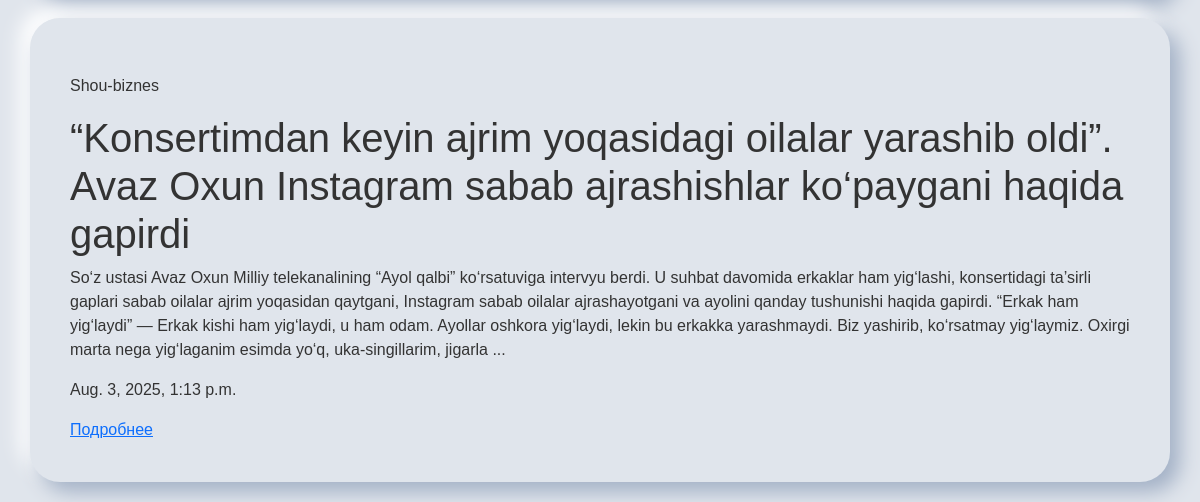
The app's page / (lower part), older data.
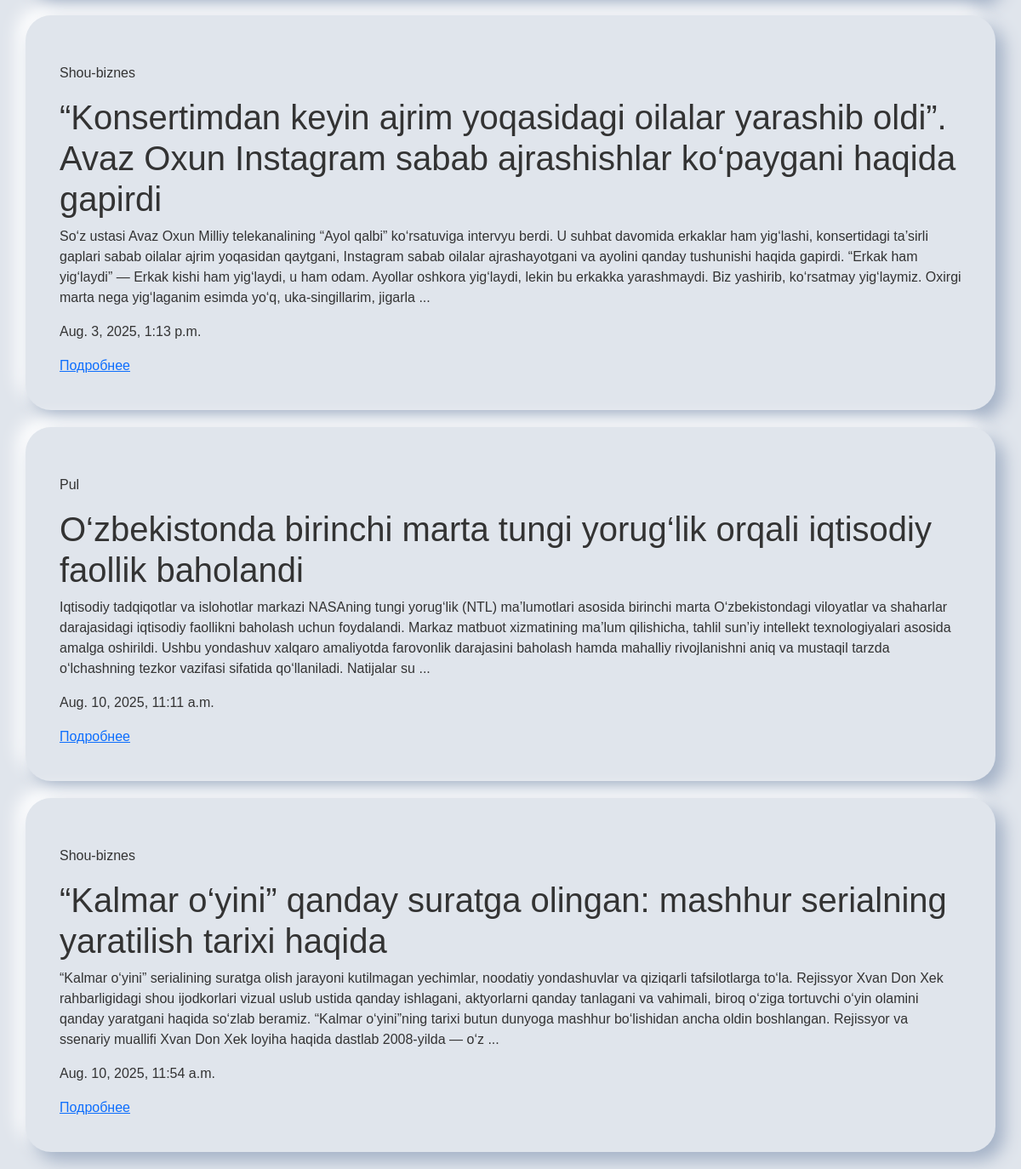
The same page, newer data.
### index/models.py (models this page shows)
class News(models.Model):
    title = models.CharField(max_length=128)
    main_content = models.TextField()
    news_category = models.ForeignKey(NewsCategory, on_delete=models.CASCADE)
    added_date = models.DateTimeField(auto_now_add=True)
    def __str__(self):
        return self.title
    class Meta:
        verbose_name_plural = 'News'

class NewsCategory(models.Model):
    category_name = models.CharField(max_length=32)
    added_date = models.DateTimeField(auto_now_add=True)
    def __str__(self):
        return self.category_name
    class Meta:
        verbose_name_plural = 'News Categories'

### index/views.py (the view)
# urls.py: path('', views.home_page),
def home_page(request):
    news_category = NewsCategory.objects.all()
    news = News.objects.all()
    context = {
        'news_category': news_category,
        'news': news
    }
    return render(request, 'home.html', context)

### index/templates/home.html (shortened to what this page needs)
{% load static %}
<!DOCTYPE html>
<html lang="ru">
<head>
    <link href="https://cdn.jsdelivr.net/npm/bootstrap@5.3.7/dist/css/bootstrap.min.css" rel="stylesheet">
    <link rel="stylesheet" href="{% static 'CSS/style.css' %}">
</head>
<body>
{% for n in news %}
<div class="container">
    <p>{{ n.news_category }}</p>
    <h1>{{ n }}</h1>
    <p>{{ n.main_content|slice:":512" }} ...</p>
    <p>{{ n.added_date }}</p>
    <a href="{% url 'news_detail' n.pk %}">Подробнее</a>
</div>
{% endfor %}
</body>
</html>

Row changes from the older to the newer data that the page shows:
added News: news_category "Pul", title "O‘zbekistonda birinchi marta tungi yorug‘lik orqali iqtisodiy faollik baholandi", main_content "Iqtisodiy tadqiqotlar va islohotlar markazi NASAning tungi yorug‘lik (NTL) ma’lumotlari asosida birinchi marta O‘zbekistondagi viloyatlar va shaharlar darajasidagi iqtisodiy faollikni baholash uchun foydalandi. Markaz matbuot xizmatining ma’lum qilishicha, tahlil sun’iy intellekt texnologiyalari asosida amalga oshirildi. Ushbu yondashuv xalqaro amaliyotda farovonlik darajasini baholash hamda mahalliy rivojlanishni aniq va mustaqil tarzda o‘lchashning tezkor vazifasi sifatida qo‘llaniladi. Natijalar su", added_date "Aug. 10, 2025, 11:11 a.m."
added News: news_category "Shou-biznes", title "“Kalmar o‘yini” qanday suratga olingan: mashhur serialning yaratilish tarixi haqida", main_content "“Kalmar o‘yini” serialining suratga olish jarayoni kutilmagan yechimlar, noodatiy yondashuvlar va qiziqarli tafsilotlarga to‘la. Rejissyor Xvan Don Xek rahbarligidagi shou ijodkorlari vizual uslub ustida qanday ishlagani, aktyorlarni qanday tanlagani va vahimali, biroq o‘ziga tortuvchi o‘yin olamini qanday yaratgani haqida so‘zlab beramiz. “Kalmar o‘yini”ning tarixi butun dunyoga mashhur bo‘lishidan ancha oldin boshlangan. Rejissyor va ssenariy muallifi Xvan Don Xek loyiha haqida dastlab 2008-yilda — o‘z", added_date "Aug. 10, 2025, 11:54 a.m."
